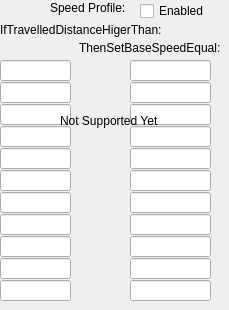
       <widget class="QWidget" name="tab_3">
        <attribute name="title">
         <string>Cfg3</string>
        </attribute>
        <widget class="QWidget" name="layoutWidget_2">
         <property name="geometry">
          <rect>
           <x>130</x>
           <y>60</y>
           <width>81</width>
           <height>241</height>
          </rect>
         </property>
         <layout class="QVBoxLayout" name="verticalLayout_9">
          <property name="spacing">
           <number>1</number>
          </property>
          <item>
           <widget class="QLineEdit" name="SpdProfileBspd1">
            <property name="text">
             <string/>
            </property>
           </widget>
          </item>
          <item>
           <widget class="QLineEdit" name="SpdProfileBspd2"/>
          </item>
          <item>
           <widget class="QLineEdit" name="SpdProfileBspd3"/>
          </item>
          <item>
           <widget class="QLineEdit" name="SpdProfileBspd4"/>
          </item>
          <item>
           <widget class="QLineEdit" name="SpdProfileBspd5"/>
          </item>
          <item>
           <widget class="QLineEdit" name="SpdProfileBspd6"/>
          </item>
          <item>
           <widget class="QLineEdit" name="SpdProfileBspd7"/>
          </item>
          <item>
           <widget class="QLineEdit" name="SpdProfileBspd8"/>
          </item>
          <item>
           <widget class="QLineEdit" name="SpdProfileBspd9"/>
          </item>
          <item>
           <widget class="QLineEdit" name="SpdProfileBspd10"/>
          </item>
          <item>
           <widget class="QLineEdit" name="SpdProfileBspd11"/>
          </item>
         </layout>
        </widget>
        <widget class="QLabel" name="label_4">
         <property name="geometry">
          <rect>
           <x>50</x>
           <y>0</y>
           <width>121</width>
           <height>16</height>
          </rect>
         </property>
         <property name="text">
          <string>Speed Profile:</string>
         </property>
        </widget>
        <widget class="QLabel" name="label_5">
         <property name="geometry">
          <rect>
           <x>0</x>
           <y>22</y>
           <width>171</width>
           <height>16</height>
          </rect>
         </property>
         <property name="text">
          <string>IfTravelledDistanceHigerThan:</string>
         </property>
        </widget>
        <widget class="QLabel" name="label_7">
         <property name="geometry">
          <rect>
           <x>79</x>
           <y>40</y>
           <width>141</width>
           <height>16</height>
          </rect>
         </property>
         <property name="text">
          <string>ThenSetBaseSpeedEqual:</string>
         </property>
        </widget>
        <widget class="QCheckBox" name="SpdProfileEnabled">
         <property name="geometry">
          <rect>
           <x>140</x>
           <y>0</y>
           <width>71</width>
           <height>22</height>
          </rect>
         </property>
         <property name="text">
          <string>Enabled</string>
         </property>
        </widget>
        <widget class="QWidget" name="layoutWidget">
         <property name="geometry">
          <rect>
           <x>0</x>
           <y>60</y>
           <width>71</width>
           <height>241</height>
          </rect>
         </property>
         <layout class="QVBoxLayout" name="verticalLayout_8">
          <property name="spacing">
           <number>1</number>
          </property>
          <item>
           <widget class="QLineEdit" name="SpdProfileTrvD1">
            <property name="text">
             <string/>
            </property>
           </widget>
          </item>
          <item>
           <widget class="QLineEdit" name="SpdProfileTrvD2"/>
          </item>
          <item>
           <widget class="QLineEdit" name="SpdProfileTrvD3"/>
          </item>
          <item>
           <widget class="QLineEdit" name="SpdProfileTrvD4"/>
          </item>
          <item>
           <widget class="QLineEdit" name="SpdProfileTrvD5"/>
          </item>
          <item>
           <widget class="QLineEdit" name="SpdProfileTrvD6"/>
          </item>
          <item>
           <widget class="QLineEdit" name="SpdProfileTrvD7"/>
          </item>
          <item>
           <widget class="QLineEdit" name="SpdProfileTrvD8"/>
          </item>
          <item>
           <widget class="QLineEdit" name="SpdProfileTrvD9"/>
          </item>
          <item>
           <widget class="QLineEdit" name="SpdProfileTrvD10"/>
          </item>
          <item>
           <widget class="QLineEdit" name="SpdProfileTrvD11"/>
          </item>
         </layout>
        </widget>
        <widget class="QLabel" name="label_8">
         <property name="geometry">
          <rect>
           <x>60</x>
           <y>90</y>
           <width>121</width>
           <height>61</height>
          </rect>
         </property>
         <property name="text">
          <string>Not Supported Yet</string>
         </property>
        </widget>
       </widget>
